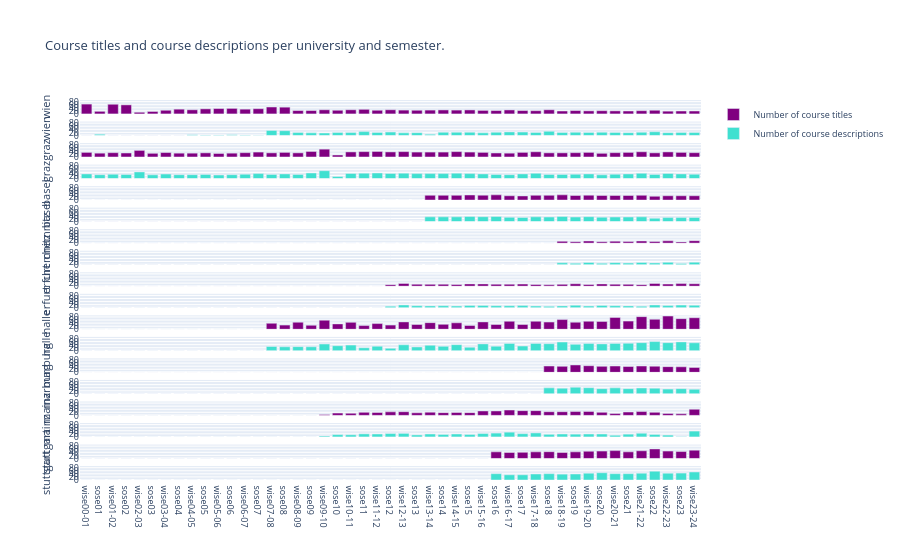

Notebook source saved alongside this figure:
### Markdown cell above
## Figure 1 (course descriptions and course titles)

### Code cell
columns = [col for col in df.columns if "semester" not in col]
fig = make_subplots(rows=len(columns), cols=1, shared_xaxes=True, vertical_spacing=0.02, shared_yaxes='all')

rowcounter = 1

for col in columns:
    if rowcounter > 2:
        show_legend = False
    else:
        show_legend = True
    
    stadt = col.split("_")[1]
    content = col.split("_")[0]
    
    if content == "Titel":
        name = "Number of course titles"
        color="purple"
    else:
        name = "Number of course descriptions"
        color="turquoise"
    
    
    fig.add_bar(
        x=df.semester.to_list(),
        y=df[col].to_list(),
        marker=dict(color=color),
        #mode="markers",
        name=name,
        row=rowcounter, col=1,\
        showlegend= show_legend)
    
    axis = "yaxis" + str(rowcounter)
    fig['layout'][axis]['title']= stadt
    rowcounter+=1

fig.update_layout(height=1200)

fig.update_layout(
    title="Course titles and course descriptions per university and semester.",
    font=dict(
        size=9,
    ))
fig.write_image("figures/total_numbers1.png", scale=2)
fig.show()

### Figure 1 — Plotly figure (JSON) as saved in the notebook; plotly's stock layout.template omitted (floating-point values rounded to 4 significant figures)
{"data": [{"marker": {"color": "purple"}, "name": "Number of course titles", "showlegend": true, "type": "bar", "x": ["wise00-01", "sose01", "wise01-02", "sose02", "wise02-03", "sose03", "wise03-04", "sose04", "wise04-05", "sose05", "wise05-06", "sose06", "wise06-07", "sose07", "wise07-08", "sose08", "wise08-09", "sose09", "wise09-10", "sose10", "wise10-11", "sose11", "wise11-12", "sose12", "wise12-13", "sose13", "wise13-14", "sose14", "wise14-15", "sose15", "wise15-16", "sose16", "wise16-17", "sose17", "wise17-18", "sose18", "wise18-19", "sose19", "wise19-20", "sose20", "wise20-21", "sose21", "wise21-22", "sose22", "wise22-23", "sose23", "wise23-24"], "xaxis": "x", "y": [64, 17, 63, 59, 11, 16, 24, 31, 27, 33, 35, 36, 31, 34, 45, 44, 22, 22, 27, 24, 27, 30, 24, 27, 25, 24, 25, 26, 25, 26, 23, 22, 26, 22, 21, 27, 19, 22, 20, 21, 20, 19, 21, 24, 18, 19, 19], "yaxis": "y"}, {"marker": {"color": "turquoise"}, "name": "Number of course descriptions", "showlegend": true, "type": "bar", "x": ["wise00-01", "sose01", "wise01-02", "sose02", "wise02-03", "sose03", "wise03-04", "sose04", "wise04-05", "sose05", "wise05-06", "sose06", "wise06-07", "sose07", "wise07-08", "sose08", "wise08-09", "sose09", "wise09-10", "sose10", "wise10-11", "sose11", "wise11-12", "sose12", "wise12-13", "sose13", "wise13-14", "sose14", "wise14-15", "sose15", "wise15-16", "sose16", "wise16-17", "sose17", "wise17-18", "sose18", "wise18-19", "sose19", "wise19-20", "sose20", "wise20-21", "sose21", "wise21-22", "sose22", "wise22-23", "sose23", "wise23-24"], "xaxis": "x2", "y": [0, 8, 0, 0, 0, 0, 0, 0, 5, 3, 3, 4, 3, 1, 33, 31, 19, 17, 16, 19, 19, 25, 20, 22, 17, 18, 8, 21, 21, 21, 17, 21, 23, 22, 20, 27, 19, 21, 20, 21, 20, 18, 21, 24, 18, 19, 19], "yaxis": "y2"}, {"marker": {"color": "purple"}, "name": "Number of course titles", "showlegend": false, "type": "bar", "x": ["wise00-01", "sose01", "wise01-02", "sose02", "wise02-03", "sose03", "wise03-04", "sose04", "wise04-05", "sose05", "wise05-06", "sose06", "wise06-07", "sose07", "wise07-08", "sose08", "wise08-09", "sose09", "wise09-10", "sose10", "wise10-11", "sose11", "wise11-12", "sose12", "wise12-13", "sose13", "wise13-14", "sose14", "wise14-15", "sose15", "wise15-16", "sose16", "wise16-17", "sose17", "wise17-18", "sose18", "wise18-19", "sose19", "wise19-20", "sose20", "wise20-21", "sose21", "wise21-22", "sose22", "wise22-23", "sose23", "wise23-24"], "xaxis": "x3", "y": [30, 25, 28, 26, 43, 24, 29, 25, 25, 27, 23, 25, 28, 32, 27, 30, 27, 36, 51, 13, 33, 35, 36, 33, 35, 32, 32, 32, 35, 32, 30, 26, 25, 30, 34, 27, 27, 28, 30, 24, 28, 30, 34, 27, 33, 30, 28], "yaxis": "y3"}, {"marker": {"color": "turquoise"}, "name": "Number of course descriptions", "showlegend": false, "type": "bar", "x": ["wise00-01", "sose01", "wise01-02", "sose02", "wise02-03", "sose03", "wise03-04", "sose04", "wise04-05", "sose05", "wise05-06", "sose06", "wise06-07", "sose07", "wise07-08", "sose08", "wise08-09", "sose09", "wise09-10", "sose10", "wise10-11", "sose11", "wise11-12", "sose12", "wise12-13", "sose13", "wise13-14", "sose14", "wise14-15", "sose15", "wise15-16", "sose16", "wise16-17", "sose17", "wise17-18", "sose18", "wise18-19", "sose19", "wise19-20", "sose20", "wise20-21", "sose21", "wise21-22", "sose22", "wise22-23", "sose23", "wise23-24"], "xaxis": "x4", "y": [30, 25, 28, 26, 43, 24, 29, 25, 25, 27, 23, 25, 28, 32, 27, 30, 27, 36, 51, 13, 33, 35, 36, 33, 35, 32, 32, 32, 35, 32, 30, 26, 25, 30, 34, 27, 27, 28, 30, 24, 28, 30, 34, 27, 33, 30, 28], "yaxis": "y4"}, {"marker": {"color": "purple"}, "name": "Number of course titles", "showlegend": false, "type": "bar", "x": ["wise00-01", "sose01", "wise01-02", "sose02", "wise02-03", "sose03", "wise03-04", "sose04", "wise04-05", "sose05", "wise05-06", "sose06", "wise06-07", "sose07", "wise07-08", "sose08", "wise08-09", "sose09", "wise09-10", "sose10", "wise10-11", "sose11", "wise11-12", "sose12", "wise12-13", "sose13", "wise13-14", "sose14", "wise14-15", "sose15", "wise15-16", "sose16", "wise16-17", "sose17", "wise17-18", "sose18", "wise18-19", "sose19", "wise19-20", "sose20", "wise20-21", "sose21", "wise21-22", "sose22", "wise22-23", "sose23", "wise23-24"], "xaxis": "x5", "y": [0, 0, 0, 0, 0, 0, 0, 0, 0, 0, 0, 0, 0, 0, 0, 0, 0, 0, 0, 0, 0, 0, 0, 0, 0, 0, 31, 31, 31, 33, 32, 34, 28, 27, 31, 31, 34, 30, 32, 30, 30, 30, 31, 25, 28, 28, 28], "yaxis": "y5"}, {"marker": {"color": "turquoise"}, "name": "Number of course descriptions", "showlegend": false, "type": "bar", "x": ["wise00-01", "sose01", "wise01-02", "sose02", "wise02-03", "sose03", "wise03-04", "sose04", "wise04-05", "sose05", "wise05-06", "sose06", "wise06-07", "sose07", "wise07-08", "sose08", "wise08-09", "sose09", "wise09-10", "sose10", "wise10-11", "sose11", "wise11-12", "sose12", "wise12-13", "sose13", "wise13-14", "sose14", "wise14-15", "sose15", "wise15-16", "sose16", "wise16-17", "sose17", "wise17-18", "sose18", "wise18-19", "sose19", "wise19-20", "sose20", "wise20-21", "sose21", "wise21-22", "sose22", "wise22-23", "sose23", "wise23-24"], "xaxis": "x6", "y": [0, 0, 0, 0, 0, 0, 0, 0, 0, 0, 0, 0, 0, 0, 0, 0, 0, 0, 0, 0, 0, 0, 0, 0, 0, 0, 31, 31, 31, 33, 32, 33, 28, 27, 31, 30, 33, 30, 32, 29, 30, 30, 31, 22, 26, 26, 27], "yaxis": "y6"}, {"marker": {"color": "purple"}, "name": "Number of course titles", "showlegend": false, "type": "bar", "x": ["wise00-01", "sose01", "wise01-02", "sose02", "wise02-03", "sose03", "wise03-04", "sose04", "wise04-05", "sose05", "wise05-06", "sose06", "wise06-07", "sose07", "wise07-08", "sose08", "wise08-09", "sose09", "wise09-10", "sose10", "wise10-11", "sose11", "wise11-12", "sose12", "wise12-13", "sose13", "wise13-14", "sose14", "wise14-15", "sose15", "wise15-16", "sose16", "wise16-17", "sose17", "wise17-18", "sose18", "wise18-19", "sose19", "wise19-20", "sose20", "wise20-21", "sose21", "wise21-22", "sose22", "wise22-23", "sose23", "wise23-24"], "xaxis": "x7", "y": [0, 0, 0, 0, 0, 0, 0, 0, 0, 0, 0, 0, 0, 0, 0, 0, 0, 0, 0, 0, 0, 0, 0, 0, 0, 0, 0, 0, 0, 0, 0, 0, 0, 0, 0, 0, 12, 9, 14, 9, 13, 10, 14, 11, 15, 8, 16], "yaxis": "y7"}, {"marker": {"color": "turquoise"}, "name": "Number of course descriptions", "showlegend": false, "type": "bar", "x": ["wise00-01", "sose01", "wise01-02", "sose02", "wise02-03", "sose03", "wise03-04", "sose04", "wise04-05", "sose05", "wise05-06", "sose06", "wise06-07", "sose07", "wise07-08", "sose08", "wise08-09", "sose09", "wise09-10", "sose10", "wise10-11", "sose11", "wise11-12", "sose12", "wise12-13", "sose13", "wise13-14", "sose14", "wise14-15", "sose15", "wise15-16", "sose16", "wise16-17", "sose17", "wise17-18", "sose18", "wise18-19", "sose19", "wise19-20", "sose20", "wise20-21", "sose21", "wise21-22", "sose22", "wise22-23", "sose23", "wise23-24"], "xaxis": "x8", "y": [0, 0, 0, 0, 0, 0, 0, 0, 0, 0, 0, 0, 0, 0, 0, 0, 0, 0, 0, 0, 0, 0, 0, 0, 0, 0, 0, 0, 0, 0, 0, 0, 0, 0, 0, 0, 12, 9, 14, 9, 13, 10, 14, 11, 15, 8, 16], "yaxis": "y8"}, {"marker": {"color": "purple"}, "name": "Number of course titles", "showlegend": false, "type": "bar", "x": ["wise00-01", "sose01", "wise01-02", "sose02", "wise02-03", "sose03", "wise03-04", "sose04", "wise04-05", "sose05", "wise05-06", "sose06", "wise06-07", "sose07", "wise07-08", "sose08", "wise08-09", "sose09", "wise09-10", "sose10", "wise10-11", "sose11", "wise11-12", "sose12", "wise12-13", "sose13", "wise13-14", "sose14", "wise14-15", "sose15", "wise15-16", "sose16", "wise16-17", "sose17", "wise17-18", "sose18", "wise18-19", "sose19", "wise19-20", "sose20", "wise20-21", "sose21", "wise21-22", "sose22", "wise22-23", "sose23", "wise23-24"], "xaxis": "x9", "y": [0, 0, 0, 0, 0, 0, 0, 0, 0, 0, 0, 0, 0, 0, 0, 0, 0, 0, 0, 0, 0, 0, 0, 10, 18, 13, 12, 13, 11, 15, 15, 13, 13, 14, 11, 9, 12, 16, 11, 15, 13, 12, 10, 18, 14, 17, 16], "yaxis": "y9"}, {"marker": {"color": "turquoise"}, "name": "Number of course descriptions", "showlegend": false, "type": "bar", "x": ["wise00-01", "sose01", "wise01-02", "sose02", "wise02-03", "sose03", "wise03-04", "sose04", "wise04-05", "sose05", "wise05-06", "sose06", "wise06-07", "sose07", "wise07-08", "sose08", "wise08-09", "sose09", "wise09-10", "sose10", "wise10-11", "sose11", "wise11-12", "sose12", "wise12-13", "sose13", "wise13-14", "sose14", "wise14-15", "sose15", "wise15-16", "sose16", "wise16-17", "sose17", "wise17-18", "sose18", "wise18-19", "sose19", "wise19-20", "sose20", "wise20-21", "sose21", "wise21-22", "sose22", "wise22-23", "sose23", "wise23-24"], "xaxis": "x10", "y": [0, 0, 0, 0, 0, 0, 0, 0, 0, 0, 0, 0, 0, 0, 0, 0, 0, 0, 0, 0, 0, 0, 0, 10, 18, 13, 12, 13, 11, 15, 15, 13, 13, 14, 11, 9, 12, 16, 11, 15, 13, 12, 10, 18, 14, 17, 16], "yaxis": "y10"}, {"marker": {"color": "purple"}, "name": "Number of course titles", "showlegend": false, "type": "bar", "x": ["wise00-01", "sose01", "wise01-02", "sose02", "wise02-03", "sose03", "wise03-04", "sose04", "wise04-05", "sose05", "wise05-06", "sose06", "wise06-07", "sose07", "wise07-08", "sose08", "wise08-09", "sose09", "wise09-10", "sose10", "wise10-11", "sose11", "wise11-12", "sose12", "wise12-13", "sose13", "wise13-14", "sose14", "wise14-15", "sose15", "wise15-16", "sose16", "wise16-17", "sose17", "wise17-18", "sose18", "wise18-19", "sose19", "wise19-20", "sose20", "wise20-21", "sose21", "wise21-22", "sose22", "wise22-23", "sose23", "wise23-24"], "xaxis": "x11", "y": [0, 0, 0, 0, 0, 0, 0, 0, 0, 0, 0, 0, 0, 0, 39, 27, 46, 26, 59, 35, 45, 24, 37, 27, 48, 31, 43, 32, 42, 25, 48, 31, 52, 31, 52, 47, 63, 46, 52, 51, 77, 53, 82, 65, 86, 69, 75], "yaxis": "y11"}, {"marker": {"color": "turquoise"}, "name": "Number of course descriptions", "showlegend": false, "type": "bar", "x": ["wise00-01", "sose01", "wise01-02", "sose02", "wise02-03", "sose03", "wise03-04", "sose04", "wise04-05", "sose05", "wise05-06", "sose06", "wise06-07", "sose07", "wise07-08", "sose08", "wise08-09", "sose09", "wise09-10", "sose10", "wise10-11", "sose11", "wise11-12", "sose12", "wise12-13", "sose13", "wise13-14", "sose14", "wise14-15", "sose15", "wise15-16", "sose16", "wise16-17", "sose17", "wise17-18", "sose18", "wise18-19", "sose19", "wise19-20", "sose20", "wise20-21", "sose21", "wise21-22", "sose22", "wise22-23", "sose23", "wise23-24"], "xaxis": "x12", "y": [0, 0, 0, 0, 0, 0, 0, 0, 0, 0, 0, 0, 0, 0, 28, 26, 27, 26, 44, 33, 37, 20, 30, 16, 39, 25, 36, 29, 40, 23, 45, 30, 48, 31, 48, 46, 57, 42, 47, 45, 48, 49, 53, 60, 53, 58, 52], "yaxis": "y12"}, {"marker": {"color": "purple"}, "name": "Number of course titles", "showlegend": false, "type": "bar", "x": ["wise00-01", "sose01", "wise01-02", "sose02", "wise02-03", "sose03", "wise03-04", "sose04", "wise04-05", "sose05", "wise05-06", "sose06", "wise06-07", "sose07", "wise07-08", "sose08", "wise08-09", "sose09", "wise09-10", "sose10", "wise10-11", "sose11", "wise11-12", "sose12", "wise12-13", "sose13", "wise13-14", "sose14", "wise14-15", "sose15", "wise15-16", "sose16", "wise16-17", "sose17", "wise17-18", "sose18", "wise18-19", "sose19", "wise19-20", "sose20", "wise20-21", "sose21", "wise21-22", "sose22", "wise22-23", "sose23", "wise23-24"], "xaxis": "x13", "y": [0, 0, 0, 0, 0, 0, 0, 0, 0, 0, 0, 0, 0, 0, 0, 0, 0, 0, 0, 0, 0, 0, 0, 0, 0, 0, 0, 0, 0, 0, 0, 0, 0, 0, 0, 41, 39, 48, 43, 39, 41, 38, 41, 40, 37, 36, 32], "yaxis": "y13"}, {"marker": {"color": "turquoise"}, "name": "Number of course descriptions", "showlegend": false, "type": "bar", "x": ["wise00-01", "sose01", "wise01-02", "sose02", "wise02-03", "sose03", "wise03-04", "sose04", "wise04-05", "sose05", "wise05-06", "sose06", "wise06-07", "sose07", "wise07-08", "sose08", "wise08-09", "sose09", "wise09-10", "sose10", "wise10-11", "sose11", "wise11-12", "sose12", "wise12-13", "sose13", "wise13-14", "sose14", "wise14-15", "sose15", "wise15-16", "sose16", "wise16-17", "sose17", "wise17-18", "sose18", "wise18-19", "sose19", "wise19-20", "sose20", "wise20-21", "sose21", "wise21-22", "sose22", "wise22-23", "sose23", "wise23-24"], "xaxis": "x14", "y": [0, 0, 0, 0, 0, 0, 0, 0, 0, 0, 0, 0, 0, 0, 0, 0, 0, 0, 0, 0, 0, 0, 0, 0, 0, 0, 0, 0, 0, 0, 0, 0, 0, 0, 0, 39, 37, 43, 40, 34, 39, 34, 38, 37, 31, 34, 30], "yaxis": "y14"}, {"marker": {"color": "purple"}, "name": "Number of course titles", "showlegend": false, "type": "bar", "x": ["wise00-01", "sose01", "wise01-02", "sose02", "wise02-03", "sose03", "wise03-04", "sose04", "wise04-05", "sose05", "wise05-06", "sose06", "wise06-07", "sose07", "wise07-08", "sose08", "wise08-09", "sose09", "wise09-10", "sose10", "wise10-11", "sose11", "wise11-12", "sose12", "wise12-13", "sose13", "wise13-14", "sose14", "wise14-15", "sose15", "wise15-16", "sose16", "wise16-17", "sose17", "wise17-18", "sose18", "wise18-19", "sose19", "wise19-20", "sose20", "wise20-21", "sose21", "wise21-22", "sose22", "wise22-23", "sose23", "wise23-24"], "xaxis": "x15", "y": [0, 0, 0, 0, 0, 0, 0, 0, 0, 0, 0, 0, 0, 0, 0, 0, 0, 0, 6, 15, 14, 20, 19, 23, 24, 17, 21, 18, 19, 18, 29, 29, 35, 31, 31, 24, 24, 25, 26, 20, 12, 22, 25, 20, 13, 10, 40], "yaxis": "y15"}, {"marker": {"color": "turquoise"}, "name": "Number of course descriptions", "showlegend": false, "type": "bar", "x": ["wise00-01", "sose01", "wise01-02", "sose02", "wise02-03", "sose03", "wise03-04", "sose04", "wise04-05", "sose05", "wise05-06", "sose06", "wise06-07", "sose07", "wise07-08", "sose08", "wise08-09", "sose09", "wise09-10", "sose10", "wise10-11", "sose11", "wise11-12", "sose12", "wise12-13", "sose13", "wise13-14", "sose14", "wise14-15", "sose15", "wise15-16", "sose16", "wise16-17", "sose17", "wise17-18", "sose18", "wise18-19", "sose19", "wise19-20", "sose20", "wise20-21", "sose21", "wise21-22", "sose22", "wise22-23", "sose23", "wise23-24"], "xaxis": "x16", "y": [0, 0, 0, 0, 0, 0, 0, 0, 0, 0, 0, 0, 0, 0, 0, 0, 0, 0, 6, 15, 14, 20, 19, 22, 23, 13, 19, 16, 19, 16, 22, 25, 31, 21, 26, 17, 19, 18, 19, 19, 11, 18, 24, 16, 12, 2, 38], "yaxis": "y16"}, {"marker": {"color": "purple"}, "name": "Number of course titles", "showlegend": false, "type": "bar", "x": ["wise00-01", "sose01", "wise01-02", "sose02", "wise02-03", "sose03", "wise03-04", "sose04", "wise04-05", "sose05", "wise05-06", "sose06", "wise06-07", "sose07", "wise07-08", "sose08", "wise08-09", "sose09", "wise09-10", "sose10", "wise10-11", "sose11", "wise11-12", "sose12", "wise12-13", "sose13", "wise13-14", "sose14", "wise14-15", "sose15", "wise15-16", "sose16", "wise16-17", "sose17", "wise17-18", "sose18", "wise18-19", "sose19", "wise19-20", "sose20", "wise20-21", "sose21", "wise21-22", "sose22", "wise22-23", "sose23", "wise23-24"], "xaxis": "x17", "y": [0, 0, 0, 0, 0, 0, 0, 0, 0, 0, 0, 0, 0, 0, 0, 0, 0, 0, 0, 0, 0, 0, 0, 0, 0, 0, 0, 0, 0, 0, 0, 43, 39, 40, 43, 44, 39, 43, 47, 48, 51, 43, 50, 62, 48, 45, 54], "yaxis": "y17"}, {"marker": {"color": "turquoise"}, "name": "Number of course descriptions", "showlegend": false, "type": "bar", "x": ["wise00-01", "sose01", "wise01-02", "sose02", "wise02-03", "sose03", "wise03-04", "sose04", "wise04-05", "sose05", "wise05-06", "sose06", "wise06-07", "sose07", "wise07-08", "sose08", "wise08-09", "sose09", "wise09-10", "sose10", "wise10-11", "sose11", "wise11-12", "sose12", "wise12-13", "sose13", "wise13-14", "sose14", "wise14-15", "sose15", "wise15-16", "sose16", "wise16-17", "sose17", "wise17-18", "sose18", "wise18-19", "sose19", "wise19-20", "sose20", "wise20-21", "sose21", "wise21-22", "sose22", "wise22-23", "sose23", "wise23-24"], "xaxis": "x18", "y": [0, 0, 0, 0, 0, 0, 0, 0, 0, 0, 0, 0, 0, 0, 0, 0, 0, 0, 0, 0, 0, 0, 0, 0, 0, 0, 0, 0, 0, 0, 0, 41, 34, 34, 39, 41, 38, 39, 44, 47, 41, 41, 44, 57, 44, 45, 52], "yaxis": "y18"}], "layout": {"autosize": true, "font": {"size": 9}, "title": {"text": "Course titles and course descriptions per university and semester."}, "xaxis": {"anchor": "y", "autorange": true, "domain": [0, 1], "matches": "x18", "range": [-0.5, 46.5], "showticklabels": false, "type": "category"}, "xaxis10": {"anchor": "y10", "autorange": true, "domain": [0, 1], "matches": "x18", "range": [-0.5, 46.5], "showticklabels": false, "type": "category"}, "xaxis11": {"anchor": "y11", "autorange": true, "domain": [0, 1], "matches": "x18", "range": [-0.5, 46.5], "showticklabels": false, "type": "category"}, "xaxis12": {"anchor": "y12", "autorange": true, "domain": [0, 1], "matches": "x18", "range": [-0.5, 46.5], "showticklabels": false, "type": "category"}, "xaxis13": {"anchor": "y13", "autorange": true, "domain": [0, 1], "matches": "x18", "range": [-0.5, 46.5], "showticklabels": false, "type": "category"}, "xaxis14": {"anchor": "y14", "autorange": true, "domain": [0, 1], "matches": "x18", "range": [-0.5, 46.5], "showticklabels": false, "type": "category"}, "xaxis15": {"anchor": "y15", "autorange": true, "domain": [0, 1], "matches": "x18", "range": [-0.5, 46.5], "showticklabels": false, "type": "category"}, "xaxis16": {"anchor": "y16", "autorange": true, "domain": [0, 1], "matches": "x18", "range": [-0.5, 46.5], "showticklabels": false, "type": "category"}, "xaxis17": {"anchor": "y17", "autorange": true, "domain": [0, 1], "matches": "x18", "range": [-0.5, 46.5], "showticklabels": false, "type": "category"}, "xaxis18": {"anchor": "y18", "autorange": true, "domain": [0, 1], "range": [-0.5, 46.5], "type": "category"}, "xaxis2": {"anchor": "y2", "autorange": true, "domain": [0, 1], "matches": "x18", "range": [-0.5, 46.5], "showticklabels": false, "type": "category"}, "xaxis3": {"anchor": "y3", "autorange": true, "domain": [0, 1], "matches": "x18", "range": [-0.5, 46.5], "showticklabels": false, "type": "category"}, "xaxis4": {"anchor": "y4", "autorange": true, "domain": [0, 1], "matches": "x18", "range": [-0.5, 46.5], "showticklabels": false, "type": "category"}, "xaxis5": {"anchor": "y5", "autorange": true, "domain": [0, 1], "matches": "x18", "range": [-0.5, 46.5], "showticklabels": false, "type": "category"}, "xaxis6": {"anchor": "y6", "autorange": true, "domain": [0, 1], "matches": "x18", "range": [-0.5, 46.5], "showticklabels": false, "type": "category"}, "xaxis7": {"anchor": "y7", "autorange": true, "domain": [0, 1], "matches": "x18", "range": [-0.5, 46.5], "showticklabels": false, "type": "category"}, "xaxis8": {"anchor": "y8", "autorange": true, "domain": [0, 1], "matches": "x18", "range": [-0.5, 46.5], "showticklabels": false, "type": "category"}, "xaxis9": {"anchor": "y9", "autorange": true, "domain": [0, 1], "matches": "x18", "range": [-0.5, 46.5], "showticklabels": false, "type": "category"}, "yaxis": {"anchor": "x", "autorange": true, "domain": [0.9633, 1.0], "matches": "y18", "range": [0, 90.53], "title": {"text": "wien"}, "type": "linear"}, "yaxis10": {"anchor": "x10", "autorange": true, "domain": [0.4533, 0.49], "matches": "y18", "range": [0, 90.53], "title": {"text": "erfurt"}, "type": "linear"}, "yaxis11": {"anchor": "x11", "autorange": true, "domain": [0.3967, 0.4333], "matches": "y18", "range": [0, 90.53], "title": {"text": "halle"}, "type": "linear"}, "yaxis12": {"anchor": "x12", "autorange": true, "domain": [0.34, 0.3767], "matches": "y18", "range": [0, 90.53], "title": {"text": "halle"}, "type": "linear"}, "yaxis13": {"anchor": "x13", "autorange": true, "domain": [0.2833, 0.32], "matches": "y18", "range": [0, 90.53], "title": {"text": "marburg"}, "type": "linear"}, "yaxis14": {"anchor": "x14", "autorange": true, "domain": [0.2267, 0.2633], "matches": "y18", "range": [0, 90.53], "title": {"text": "marburg"}, "type": "linear"}, "yaxis15": {"anchor": "x15", "autorange": true, "domain": [0.17, 0.2067], "matches": "y18", "range": [0, 90.53], "title": {"text": "mainz"}, "type": "linear"}, "yaxis16": {"anchor": "x16", "autorange": true, "domain": [0.1133, 0.15], "matches": "y18", "range": [0, 90.53], "title": {"text": "mainz"}, "type": "linear"}, "yaxis17": {"anchor": "x17", "autorange": true, "domain": [0.05667, 0.09333], "matches": "y18", "range": [0, 90.53], "title": {"text": "stuttgart"}, "type": "linear"}, "yaxis18": {"anchor": "x18", "autorange": true, "domain": [0, 0.03667], "range": [0, 90.53], "title": {"text": "stuttgart"}, "type": "linear"}, "yaxis2": {"anchor": "x2", "autorange": true, "domain": [0.9067, 0.9433], "matches": "y18", "range": [0, 90.53], "title": {"text": "wien"}, "type": "linear"}, "yaxis3": {"anchor": "x3", "autorange": true, "domain": [0.85, 0.8867], "matches": "y18", "range": [0, 90.53], "title": {"text": "graz"}, "type": "linear"}, "yaxis4": {"anchor": "x4", "autorange": true, "domain": [0.7933, 0.83], "matches": "y18", "range": [0, 90.53], "title": {"text": "graz"}, "type": "linear"}, "yaxis5": {"anchor": "x5", "autorange": true, "domain": [0.7367, 0.7733], "matches": "y18", "range": [0, 90.53], "title": {"text": "basel"}, "type": "linear"}, "yaxis6": {"anchor": "x6", "autorange": true, "domain": [0.68, 0.7167], "matches": "y18", "range": [0, 90.53], "title": {"text": "basel"}, "type": "linear"}, "yaxis7": {"anchor": "x7", "autorange": true, "domain": [0.6233, 0.66], "matches": "y18", "range": [0, 90.53], "title": {"text": "chemnitz"}, "type": "linear"}, "yaxis8": {"anchor": "x8", "autorange": true, "domain": [0.5667, 0.6033], "matches": "y18", "range": [0, 90.53], "title": {"text": "chemnitz"}, "type": "linear"}, "yaxis9": {"anchor": "x9", "autorange": true, "domain": [0.51, 0.5467], "matches": "y18", "range": [0, 90.53], "title": {"text": "erfurt"}, "type": "linear"}}}
